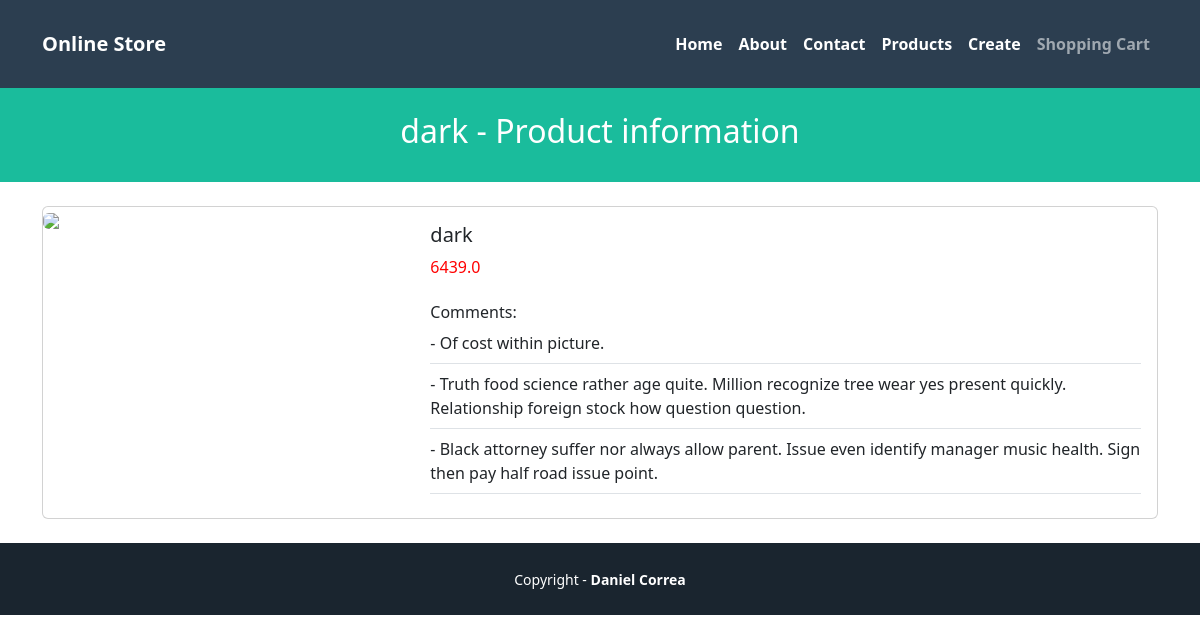
/products/1, run on the app's committed database.
### pages/models.py (models this page shows, shortened)
class Product(models.Model):
    name = models.CharField(max_length=255)
    description = models.TextField()
    price = models.FloatField()

class Comment(models.Model):
    product = models.ForeignKey(Product,related_name='coments', on_delete=models.CASCADE)
    description = models.TextField()

### pages/views.py (the view)
# urls.py: path('products/<str:id>', ProductShowView.as_view(), name='show'),
class ProductShowView(View):
    template_name = 'products/show.html'
    def get(self, request, id):
        try:
            product_id = int(id)
            if product_id < 1:
                raise ValueError("Product id must be 1 or greater")
            product = get_object_or_404(Product, pk=product_id)
        except (ValueError, IndexError):
            return HttpResponseRedirect(reverse('home'))
        viewData = {}
        product = get_object_or_404(Product, pk=product_id)
        viewData["title"] = product.name + " - Online Store"
        viewData["subtitle"] = product.name + " - Product information"
        viewData["product"] = product
        return render(request, self.template_name, viewData)

### pages/templates/products/show.html (shortened to what this page needs)
{% extends 'pages/base.html' %}
{% block header_title %} {{subtitle}} {% endblock %}
{% block content %}
<div class="card mb-3">
    <div class="row g-0">
        <div class="col-md-4">
            <img src="https://static.djangoproject.com/img/logos/django-logo-positive.svg"
                class="img-fluid rounded-start">
        </div>
        <div class="col-md-8">
            <div class="card-body">
                <h5 class="card-title">
                    {{product.name}}
                </h5>
                {% if product.price > 2000 %}
                <p class="card-text" style="color: red;">{{product.price}}</p>
                {% else %}
                <p class="card-text">{{product.price}}</p>
                {% endif %}
                <div class="mt-4">
                    <h6>Comments:</h6>
                    {% for comment in product.coments.all %}
                    <div class="border-bottom mb-2 pb-2">
                        - {{ comment.description }}<br />
                    </div>
                    {% endfor %}
                </div>
            </div>
        </div>
    </div>
</div>
{% endblock %}

### pages/templates/pages/base.html (shortened to what this page needs)
{% load static %}
<!doctype html>
<html lang="en">
<head>
    <link href="https://cdn.jsdelivr.net/npm/bootstrap@5.3.0-alpha1/dist/css/bootstrap.min.css" rel="stylesheet"
 />
    <link href="{% static 'pages/app.css' %}" rel="stylesheet" />
</head>
<body>
    <nav class="navbar navbar-expand-lg navbar-dark bg-secondary py-4">
        <div class="container">
            <a class="navbar-brand"  href="{% url 'home' %}">Online Store</a>
            <div class="collapse navbar-collapse" id="navbarNavAltMarkup">
                <div class="navbar-nav ms-auto">
                <a class="nav-link active" href="{% url 'home' %}">Home</a>
                <a class="nav-link active" href="{% url 'about' %}">About</a>
                <a class="nav-link active" href="{% url 'contact' %}">Contact</a>
                <a class="nav-link active" href="{% url 'products' %}">Products</a>
                <a class="nav-link active" href="{% url 'form' %}">Create</a>
                <a class="nav-link" href="{% url 'cart_index' %}">Shopping Cart</a>
                </div>
            </div>
        </div>
    </nav>
    <header class="masthead bg-primary text-white text-center py-4">
        <div class="container d-flex align-items-center flex-column">
            <h2>{% block header_title %}'A Laravel EAFIT App'{% endblock %}</h2>
        </div>
    </header>
    <div class="container my-4">
        {% block content %}
        {% endblock %}
    </div>
    {% block footer %}
    <div class="copyright py-4 text-center text-white">
        <div class="container">
            <small>
                Copyright - <a class="text-reset fw-bold text-decoration-none" target="_blank"
                    href="https://twitter.com/danielgarax">
                    Daniel Correa
                </a>
            </small>
        </div>
    </div>
    {% endblock %}
</body>
</html>

### pages/static/pages/app.css (style rules this page uses)
.bg-secondary { background-color: #2c3e50 !important; }
.copyright { background-color: #1a252f; }
.bg-primary { background-color: #1abc9c !important; }
nav { font-weight: 700; }

### data on the page
Product: name "dark", price "6439.0"
Comment: description "Of cost within picture."
Comment: description "Truth food science rather age quite. Million recognize tree wear yes present quickly. Relationship foreign stock how question question."
Comment: description "Black attorney suffer nor always allow parent. Issue even identify manager music health. Sign then pay half road issue point."

### other printed values
{{ subtitle }} "dark - Product information"
